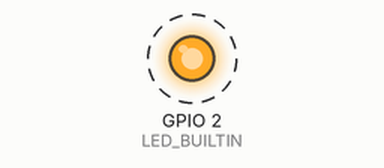
Recording of a program running on a simulated ESP32. On the bench: output pins drawn as LEDs (lit = HIGH). Dashed ring = blinking. WiFi joins after 1.5 s; servers stay silent unless stated; what the program prints to the serial monitor is not drawn.

Above: at 2.0 s.
Timing chart, 0 to 6.1 s (numbered marks = the images above):
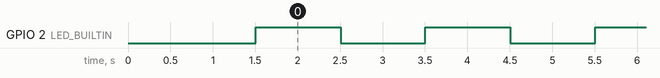

Measured:
- by itself, GPIO 2 (LED_BUILTIN): alternates HIGH for 1.0 s and LOW for 1.0 s

The program:

main.cpp
```cpp
#include <Arduino.h>
#include <ElegantOTA.h>
#include <WebServer.h>
#include <WiFiManager.h>
// #define ssid  "pranacella"
// #define password  "bandung1"
#define OTA_USERNAME "admin"
#define OTA_PASSWORD "admin123"
WebServer server(80);
WiFiManager wm;
bool res;
void setup() {
  Serial.begin(115200);
  pinMode(LED_BUILTIN,OUTPUT);
  // wm.resetSettings();

  res = wm.autoConnect("AutoConnectAP","password");
  if(!res) {
        Serial.println("Failed to connect");
        // ESP.restart();
    }
    else {
        //if you get here you have connected to the WiFi
        Serial.println("connected...yeey :)");
    }

  Serial.println("");
  Serial.print("connected to: ");
  Serial.println(WiFi.localIP());

  ElegantOTA.begin(&server);
  ElegantOTA.setAuth(OTA_USERNAME, OTA_PASSWORD);
  server.begin();
  Serial.println("HTTP SERVER STARTED");

}

void loop() {
  server.handleClient();
  digitalWrite(LED_BUILTIN,HIGH);
  delay(1000);
  digitalWrite(LED_BUILTIN,LOW);
  delay(1000);
}
```
